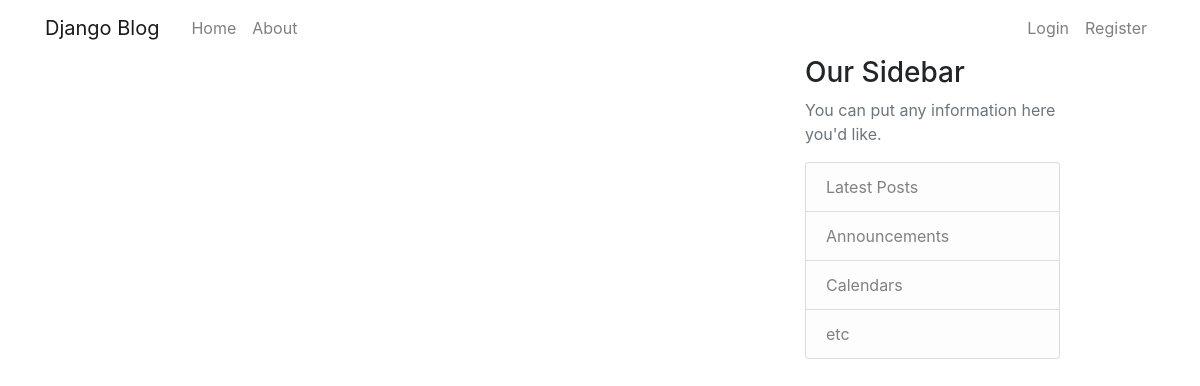
The app's page /, older data.
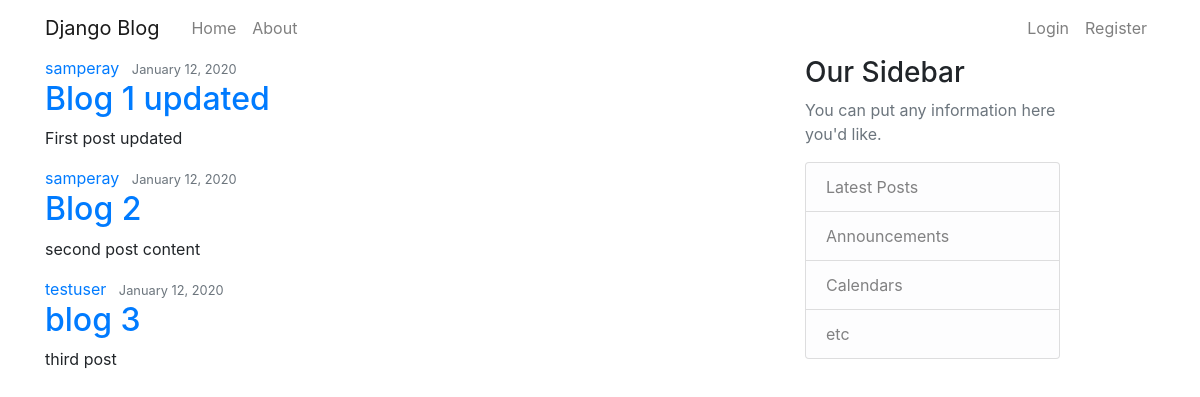
The same page, newer data.
### blog/models.py (models this page shows, shortened)
class Post(models.Model):
    title = models.CharField(max_length=100)
    content = models.TextField()
    date_posted = models.DateTimeField(default=timezone.now)
    author = models.ForeignKey(User, on_delete=models.CASCADE)

### blog/views.py (the view)
# urls.py: path('', views.home, name='blog-home'),
def home(request):
    context = {
        'posts': Post.objects.all()
    }
    return render(request, 'blog/home.html',context)

### blog/templates/blog/home.html (shortened to what this page needs)
{% extends "blog/base.html" %}
{% block content %}
  {% for post in posts %}
    <article class="media content-section">
      <div class="media-body">
        <div class="article-metadata">
          <a class="mr-2" href="#">{{ post.author }}</a>
          <small class="text-muted">{{ post.date_posted|date:"F d, Y" }}</small>
        </div>
        <h2><a class="article-title" href="#">{{ post.title }}</a></h2>
        <p class="article-content">{{ post.content }}</p>
      </div>
    </article>
  {% endfor %}
{% endblock content %}

### blog/templates/blog/base.html (shortened to what this page needs)
{% load static %}
<!DOCTYPE html>
<html>
  <head>
    <link rel="stylesheet" href="https://maxcdn.bootstrapcdn.com/bootstrap/4.0.0/css/bootstrap.min.css">
    <link rel="stylesheet" href="{% static 'blog/main.css' %}>
    {% if title %}
        <title>Django Blog-{{ title }}</title>
    {% else %}
        <title>Django Blog</title>
    {% endif %}
  </head>
  <body>
    <header class="site-header">
      <nav class="navbar navbar-expand-md navbar-light">
        <div class="container">
          <a class="navbar-brand mr-4" href="/">Django Blog</a>
          <div class="collapse navbar-collapse" id="navbarToggle">
            <div class="navbar-nav mr-auto">
              <a class="nav-item nav-link" href="{% url 'blog-home' %}">Home</a>
              <a class="nav-item nav-link" href="{% url 'blog-about' %}">About</a>
            </div>
            <div class="navbar-nav">
              {% if user.is_authenticated %}
                <a class="nav-item nav-link" href="{% url 'profile' %}">Profile</a>
                <a class="nav-item nav-link" href="{% url 'logout' %}">Logout</a>
              {% else %}
                <a class="nav-item nav-link" href="{% url 'login' %}">Login</a>
                <a class="nav-item nav-link" href="{% url 'register' %}">Register</a>
              {% endif %}
            </div>
          </div>
        </div>
      </nav>
    <main role="main" class="container">
      <div class="row">
        <div class="col-md-8">
          {% block content %} {% endblock %}
        </div>
        <div class="col-md-3">
          <div class="content-section">
            <h3>Our Sidebar</h3>
            <p class='text-muted'>You can put any information here you'd like.
              <ul class="list-group">
                <li class="list-group-item list-group-item-light">Latest Posts</li>
                <li class="list-group-item list-group-item-light">Announcements</li>
                <li class="list-group-item list-group-item-light">Calendars</li>
                <li class="list-group-item list-group-item-light">etc</li>
              </ul>
            </p>
          </div>
        </div>
      </div>
    </main>
  </body>
</html>

Row changes from the older to the newer data that the page shows:
added Post: author "samperay", date_posted "January 12, 2020", title "Blog 1 updated", content "First post updated"
added Post: author "samperay", date_posted "January 12, 2020", title "Blog 2", content "second post content"
added Post: author "testuser", date_posted "January 12, 2020", title "blog 3", content "third post"
